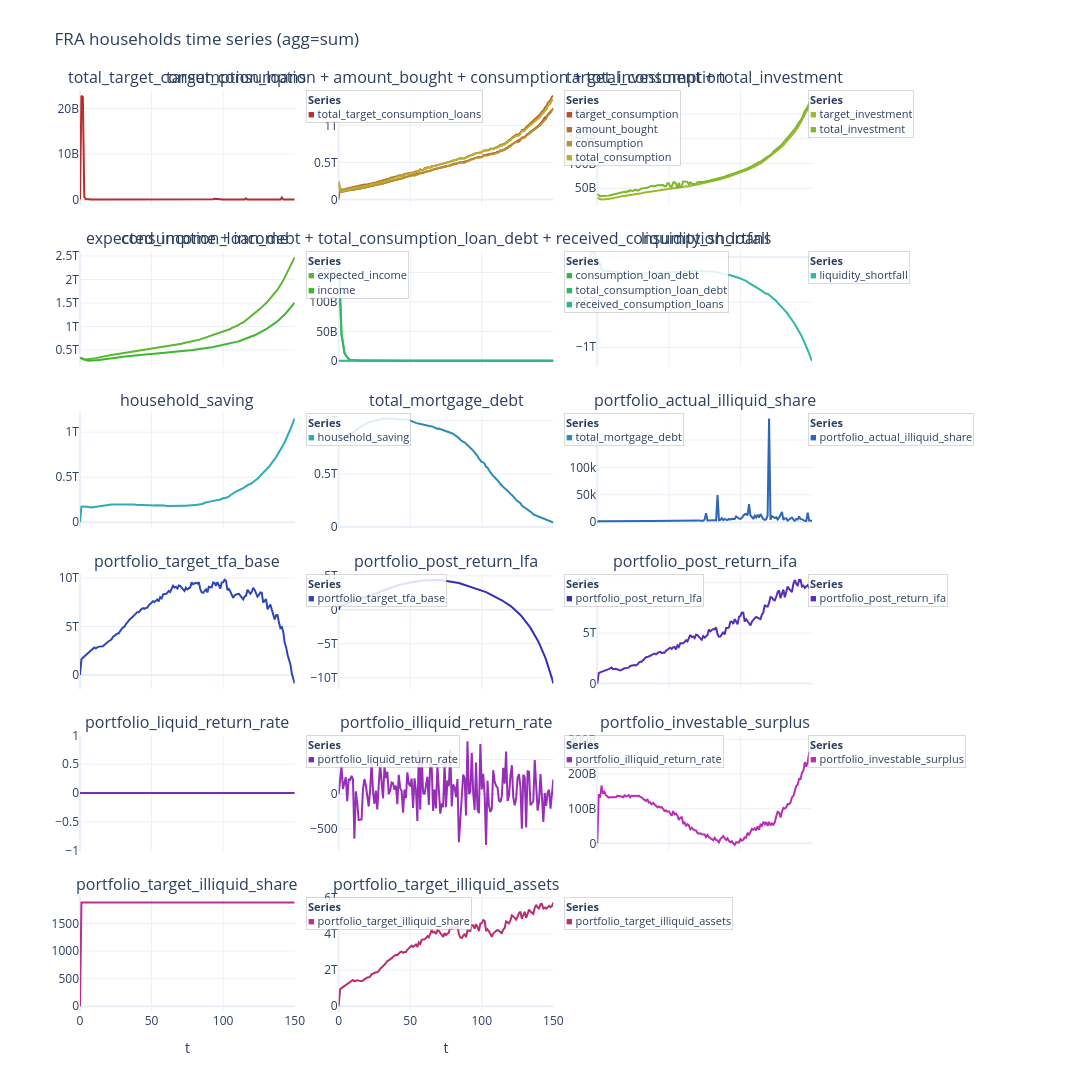

Source (notebook cell):
### Markdown cell above
### Exploratory household diagnostics

### Code cell
hh_vars = [
    'total_target_consumption_loans',
    [
        'target_consumption',
        'amount_bought',
        'consumption',
        'total_consumption',
    ],
    [
        'target_investment',
        'total_investment'],
    [
        'expected_income',
        'income',
    ],
    [   'consumption_loan_debt',
        'total_consumption_loan_debt',
        'received_consumption_loans'
    ],
    'liquidity_shortfall',
    'household_saving',
    'total_mortgage_debt',
    'portfolio_actual_illiquid_share',
    'portfolio_target_tfa_base',
    'portfolio_post_return_lfa',
    'portfolio_post_return_ifa',
    'portfolio_liquid_return_rate',
    'portfolio_illiquid_return_rate',
    'portfolio_investable_surplus',
    'portfolio_target_illiquid_share',
    'portfolio_target_illiquid_assets',
]


from src.visual_helpers import plot_agent_timeseries

fig = plot_agent_timeseries(
    model,
    "FRA",
    "households",
    hh_vars,
    # panel_titles=["Target vs bought"],
    agg="sum",          # or "mean"/"median"
    # no_cols=2,
    show_legend=True,
    show=False,
    base_height=300,
    base_width=600,
)

fig.show()

### Figure 1 — Plotly figure (JSON) as saved in the notebook; plotly's stock layout.template omitted (floating-point values rounded to 4 significant figures; data arrays with more than 128 entries replaced by an {"elided": "..."} marker saying what was removed)
{"data": [{"line": {"color": "hsl(0, 60%, 45%)", "width": 2}, "mode": "lines", "name": "total_target_consumption_loans", "showlegend": false, "type": "scatter", "x": {"elided": "151 int values"}, "xaxis": "x", "y": {"elided": "151 float values"}, "yaxis": "y"}, {"line": {"color": "hsl(14, 60%, 45%)", "width": 2}, "mode": "lines", "name": "target_consumption", "showlegend": false, "type": "scatter", "x": {"elided": "151 int values"}, "xaxis": "x2", "y": {"elided": "151 float values"}, "yaxis": "y2"}, {"line": {"color": "hsl(28, 60%, 45%)", "width": 2}, "mode": "lines", "name": "amount_bought", "showlegend": false, "type": "scatter", "x": {"elided": "151 int values"}, "xaxis": "x2", "y": {"elided": "151 float values"}, "yaxis": "y2"}, {"line": {"color": "hsl(43, 60%, 45%)", "width": 2}, "mode": "lines", "name": "consumption", "showlegend": false, "type": "scatter", "x": {"elided": "151 int values"}, "xaxis": "x2", "y": {"elided": "151 float values"}, "yaxis": "y2"}, {"line": {"color": "hsl(57, 60%, 45%)", "width": 2}, "mode": "lines", "name": "total_consumption", "showlegend": false, "type": "scatter", "x": {"elided": "151 int values"}, "xaxis": "x2", "y": {"elided": "151 float values"}, "yaxis": "y2"}, {"line": {"color": "hsl(71, 60%, 45%)", "width": 2}, "mode": "lines", "name": "target_investment", "showlegend": false, "type": "scatter", "x": {"elided": "151 int values"}, "xaxis": "x3", "y": {"elided": "151 float values"}, "yaxis": "y3"}, {"line": {"color": "hsl(86, 60%, 45%)", "width": 2}, "mode": "lines", "name": "total_investment", "showlegend": false, "type": "scatter", "x": {"elided": "151 int values"}, "xaxis": "x3", "y": {"elided": "151 float values"}, "yaxis": "y3"}, {"line": {"color": "hsl(100, 60%, 45%)", "width": 2}, "mode": "lines", "name": "expected_income", "showlegend": false, "type": "scatter", "x": {"elided": "151 int values"}, "xaxis": "x4", "y": {"elided": "151 float values"}, "yaxis": "y4"}, {"line": {"color": "hsl(114, 60%, 45%)", "width": 2}, "mode": "lines", "name": "income", "showlegend": false, "type": "scatter", "x": {"elided": "151 int values"}, "xaxis": "x4", "y": {"elided": "151 float values"}, "yaxis": "y4"}, {"line": {"color": "hsl(129, 60%, 45%)", "width": 2}, "mode": "lines", "name": "consumption_loan_debt", "showlegend": false, "type": "scatter", "x": {"elided": "151 int values"}, "xaxis": "x5", "y": {"elided": "151 float values"}, "yaxis": "y5"}, {"line": {"color": "hsl(143, 60%, 45%)", "width": 2}, "mode": "lines", "name": "total_consumption_loan_debt", "showlegend": false, "type": "scatter", "x": {"elided": "151 int values"}, "xaxis": "x5", "y": {"elided": "151 float values"}, "yaxis": "y5"}, {"line": {"color": "hsl(157, 60%, 45%)", "width": 2}, "mode": "lines", "name": "received_consumption_loans", "showlegend": false, "type": "scatter", "x": {"elided": "151 int values"}, "xaxis": "x5", "y": {"elided": "151 float values"}, "yaxis": "y5"}, {"line": {"color": "hsl(172, 60%, 45%)", "width": 2}, "mode": "lines", "name": "liquidity_shortfall", "showlegend": false, "type": "scatter", "x": {"elided": "151 int values"}, "xaxis": "x6", "y": {"elided": "151 float values"}, "yaxis": "y6"}, {"line": {"color": "hsl(186, 60%, 45%)", "width": 2}, "mode": "lines", "name": "household_saving", "showlegend": false, "type": "scatter", "x": {"elided": "151 int values"}, "xaxis": "x7", "y": {"elided": "151 float values"}, "yaxis": "y7"}, {"line": {"color": "hsl(200, 60%, 45%)", "width": 2}, "mode": "lines", "name": "total_mortgage_debt", "showlegend": false, "type": "scatter", "x": {"elided": "151 int values"}, "xaxis": "x8", "y": {"elided": "151 float values"}, "yaxis": "y8"}, {"line": {"color": "hsl(215, 60%, 45%)", "width": 2}, "mode": "lines", "name": "portfolio_actual_illiquid_share", "showlegend": false, "type": "scatter", "x": {"elided": "151 int values"}, "xaxis": "x9", "y": {"elided": "151 float values"}, "yaxis": "y9"}, {"line": {"color": "hsl(229, 60%, 45%)", "width": 2}, "mode": "lines", "name": "portfolio_target_tfa_base", "showlegend": false, "type": "scatter", "x": {"elided": "151 int values"}, "xaxis": "x10", "y": {"elided": "151 float values"}, "yaxis": "y10"}, {"line": {"color": "hsl(243, 60%, 45%)", "width": 2}, "mode": "lines", "name": "portfolio_post_return_lfa", "showlegend": false, "type": "scatter", "x": {"elided": "151 int values"}, "xaxis": "x11", "y": {"elided": "151 float values"}, "yaxis": "y11"}, {"line": {"color": "hsl(258, 60%, 45%)", "width": 2}, "mode": "lines", "name": "portfolio_post_return_ifa", "showlegend": false, "type": "scatter", "x": {"elided": "151 int values"}, "xaxis": "x12", "y": {"elided": "151 float values"}, "yaxis": "y12"}, {"line": {"color": "hsl(272, 60%, 45%)", "width": 2}, "mode": "lines", "name": "portfolio_liquid_return_rate", "showlegend": false, "type": "scatter", "x": {"elided": "151 int values"}, "xaxis": "x13", "y": {"elided": "151 int values"}, "yaxis": "y13"}, {"line": {"color": "hsl(286, 60%, 45%)", "width": 2}, "mode": "lines", "name": "portfolio_illiquid_return_rate", "showlegend": false, "type": "scatter", "x": {"elided": "151 int values"}, "xaxis": "x14", "y": {"elided": "151 float values"}, "yaxis": "y14"}, {"line": {"color": "hsl(301, 60%, 45%)", "width": 2}, "mode": "lines", "name": "portfolio_investable_surplus", "showlegend": false, "type": "scatter", "x": {"elided": "151 int values"}, "xaxis": "x15", "y": {"elided": "151 float values"}, "yaxis": "y15"}, {"line": {"color": "hsl(315, 60%, 45%)", "width": 2}, "mode": "lines", "name": "portfolio_target_illiquid_share", "showlegend": false, "type": "scatter", "x": {"elided": "151 int values"}, "xaxis": "x16", "y": {"elided": "151 float values"}, "yaxis": "y16"}, {"line": {"color": "hsl(330, 60%, 45%)", "width": 2}, "mode": "lines", "name": "portfolio_target_illiquid_assets", "showlegend": false, "type": "scatter", "x": {"elided": "151 int values"}, "xaxis": "x17", "y": {"elided": "151 float values"}, "yaxis": "y17"}], "layout": {"annotations": [{"font": {"size": 16}, "showarrow": false, "text": "total_target_consumption_loans", "x": 0.1467, "xanchor": "center", "xref": "paper", "y": 1, "yanchor": "bottom", "yref": "paper"}, {"font": {"size": 16}, "showarrow": false, "text": "target_consumption + amount_bought + consumption + total_consumption", "x": 0.5, "xanchor": "center", "xref": "paper", "y": 1, "yanchor": "bottom", "yref": "paper"}, {"font": {"size": 16}, "showarrow": false, "text": "target_investment + total_investment", "x": 0.8533, "xanchor": "center", "xref": "paper", "y": 1, "yanchor": "bottom", "yref": "paper"}, {"font": {"size": 16}, "showarrow": false, "text": "expected_income + income", "x": 0.1467, "xanchor": "center", "xref": "paper", "y": 0.825, "yanchor": "bottom", "yref": "paper"}, {"font": {"size": 16}, "showarrow": false, "text": "consumption_loan_debt + total_consumption_loan_debt + received_consumption_loans", "x": 0.5, "xanchor": "center", "xref": "paper", "y": 0.825, "yanchor": "bottom", "yref": "paper"}, {"font": {"size": 16}, "showarrow": false, "text": "liquidity_shortfall", "x": 0.8533, "xanchor": "center", "xref": "paper", "y": 0.825, "yanchor": "bottom", "yref": "paper"}, {"font": {"size": 16}, "showarrow": false, "text": "household_saving", "x": 0.1467, "xanchor": "center", "xref": "paper", "y": 0.65, "yanchor": "bottom", "yref": "paper"}, {"font": {"size": 16}, "showarrow": false, "text": "total_mortgage_debt", "x": 0.5, "xanchor": "center", "xref": "paper", "y": 0.65, "yanchor": "bottom", "yref": "paper"}, {"font": {"size": 16}, "showarrow": false, "text": "portfolio_actual_illiquid_share", "x": 0.8533, "xanchor": "center", "xref": "paper", "y": 0.65, "yanchor": "bottom", "yref": "paper"}, {"font": {"size": 16}, "showarrow": false, "text": "portfolio_target_tfa_base", "x": 0.1467, "xanchor": "center", "xref": "paper", "y": 0.475, "yanchor": "bottom", "yref": "paper"}, {"font": {"size": 16}, "showarrow": false, "text": "portfolio_post_return_lfa", "x": 0.5, "xanchor": "center", "xref": "paper", "y": 0.475, "yanchor": "bottom", "yref": "paper"}, {"font": {"size": 16}, "showarrow": false, "text": "portfolio_post_return_ifa", "x": 0.8533, "xanchor": "center", "xref": "paper", "y": 0.475, "yanchor": "bottom", "yref": "paper"}, {"font": {"size": 16}, "showarrow": false, "text": "portfolio_liquid_return_rate", "x": 0.1467, "xanchor": "center", "xref": "paper", "y": 0.3, "yanchor": "bottom", "yref": "paper"}, {"font": {"size": 16}, "showarrow": false, "text": "portfolio_illiquid_return_rate", "x": 0.5, "xanchor": "center", "xref": "paper", "y": 0.3, "yanchor": "bottom", "yref": "paper"}, {"font": {"size": 16}, "showarrow": false, "text": "portfolio_investable_surplus", "x": 0.8533, "xanchor": "center", "xref": "paper", "y": 0.3, "yanchor": "bottom", "yref": "paper"}, {"font": {"size": 16}, "showarrow": false, "text": "portfolio_target_illiquid_share", "x": 0.1467, "xanchor": "center", "xref": "paper", "y": 0.125, "yanchor": "bottom", "yref": "paper"}, {"font": {"size": 16}, "showarrow": false, "text": "portfolio_target_illiquid_assets", "x": 0.5, "xanchor": "center", "xref": "paper", "y": 0.125, "yanchor": "bottom", "yref": "paper"}, {"align": "left", "bgcolor": "rgba(255,255,255,0.85)", "bordercolor": "rgba(0,0,0,0.15)", "borderwidth": 1, "font": {"size": 11}, "showarrow": false, "text": "<b>Series</b><br><span style=\"color:hsl(0, 60%, 45%);\">■</span> total_target_consumption_loans", "x": 0.3083, "xanchor": "left", "xref": "paper", "y": 1, "yanchor": "top", "yref": "paper"}, {"align": "left", "bgcolor": "rgba(255,255,255,0.85)", "bordercolor": "rgba(0,0,0,0.15)", "borderwidth": 1, "font": {"size": 11}, "showarrow": false, "text": "<b>Series</b><br><span style=\"color:hsl(14, 60%, 45%);\">■</span> target_consumption<br><span style=\"color:hsl(28, 60%, 45%);\">■</span> amount_bought<br><span style=\"color:hsl(43, 60%, 45%);\">■</span> consumption<br><span style=\"color:hsl(57, 60%, 45%);\">■</span> total_consumption", "x": 0.6617, "xanchor": "left", "xref": "paper", "y": 1, "yanchor": "top", "yref": "paper"}, {"align": "left", "bgcolor": "rgba(255,255,255,0.85)", "bordercolor": "rgba(0,0,0,0.15)", "borderwidth": 1, "font": {"size": 11}, "showarrow": false, "text": "<b>Series</b><br><span style=\"color:hsl(71, 60%, 45%);\">■</span> target_investment<br><span style=\"color:hsl(86, 60%, 45%);\">■</span> total_investment", "x": 0.995, "xanchor": "left", "xref": "paper", "y": 1, "yanchor": "top", "yref": "paper"}, {"align": "left", "bgcolor": "rgba(255,255,255,0.85)", "bordercolor": "rgba(0,0,0,0.15)", "borderwidth": 1, "font": {"size": 11}, "showarrow": false, "text": "<b>Series</b><br><span style=\"color:hsl(100, 60%, 45%);\">■</span> expected_income<br><span style=\"color:hsl(114, 60%, 45%);\">■</span> income", "x": 0.3083, "xanchor": "left", "xref": "paper", "y": 0.825, "yanchor": "top", "yref": "paper"}, {"align": "left", "bgcolor": "rgba(255,255,255,0.85)", "bordercolor": "rgba(0,0,0,0.15)", "borderwidth": 1, "font": {"size": 11}, "showarrow": false, "text": "<b>Series</b><br><span style=\"color:hsl(129, 60%, 45%);\">■</span> consumption_loan_debt<br><span style=\"color:hsl(143, 60%, 45%);\">■</span> total_consumption_loan_debt<br><span style=\"color:hsl(157, 60%, 45%);\">■</span> received_consumption_loans", "x": 0.6617, "xanchor": "left", "xref": "paper", "y": 0.825, "yanchor": "top", "yref": "paper"}, {"align": "left", "bgcolor": "rgba(255,255,255,0.85)", "bordercolor": "rgba(0,0,0,0.15)", "borderwidth": 1, "font": {"size": 11}, "showarrow": false, "text": "<b>Series</b><br><span style=\"color:hsl(172, 60%, 45%);\">■</span> liquidity_shortfall", "x": 0.995, "xanchor": "left", "xref": "paper", "y": 0.825, "yanchor": "top", "yref": "paper"}, {"align": "left", "bgcolor": "rgba(255,255,255,0.85)", "bordercolor": "rgba(0,0,0,0.15)", "borderwidth": 1, "font": {"size": 11}, "showarrow": false, "text": "<b>Series</b><br><span style=\"color:hsl(186, 60%, 45%);\">■</span> household_saving", "x": 0.3083, "xanchor": "left", "xref": "paper", "y": 0.65, "yanchor": "top", "yref": "paper"}, {"align": "left", "bgcolor": "rgba(255,255,255,0.85)", "bordercolor": "rgba(0,0,0,0.15)", "borderwidth": 1, "font": {"size": 11}, "showarrow": false, "text": "<b>Series</b><br><span style=\"color:hsl(200, 60%, 45%);\">■</span> total_mortgage_debt", "x": 0.6617, "xanchor": "left", "xref": "paper", "y": 0.65, "yanchor": "top", "yref": "paper"}, {"align": "left", "bgcolor": "rgba(255,255,255,0.85)", "bordercolor": "rgba(0,0,0,0.15)", "borderwidth": 1, "font": {"size": 11}, "showarrow": false, "text": "<b>Series</b><br><span style=\"color:hsl(215, 60%, 45%);\">■</span> portfolio_actual_illiquid_share", "x": 0.995, "xanchor": "left", "xref": "paper", "y": 0.65, "yanchor": "top", "yref": "paper"}, {"align": "left", "bgcolor": "rgba(255,255,255,0.85)", "bordercolor": "rgba(0,0,0,0.15)", "borderwidth": 1, "font": {"size": 11}, "showarrow": false, "text": "<b>Series</b><br><span style=\"color:hsl(229, 60%, 45%);\">■</span> portfolio_target_tfa_base", "x": 0.3083, "xanchor": "left", "xref": "paper", "y": 0.475, "yanchor": "top", "yref": "paper"}, {"align": "left", "bgcolor": "rgba(255,255,255,0.85)", "bordercolor": "rgba(0,0,0,0.15)", "borderwidth": 1, "font": {"size": 11}, "showarrow": false, "text": "<b>Series</b><br><span style=\"color:hsl(243, 60%, 45%);\">■</span> portfolio_post_return_lfa", "x": 0.6617, "xanchor": "left", "xref": "paper", "y": 0.475, "yanchor": "top", "yref": "paper"}, {"align": "left", "bgcolor": "rgba(255,255,255,0.85)", "bordercolor": "rgba(0,0,0,0.15)", "borderwidth": 1, "font": {"size": 11}, "showarrow": false, "text": "<b>Series</b><br><span style=\"color:hsl(258, 60%, 45%);\">■</span> portfolio_post_return_ifa", "x": 0.995, "xanchor": "left", "xref": "paper", "y": 0.475, "yanchor": "top", "yref": "paper"}, {"align": "left", "bgcolor": "rgba(255,255,255,0.85)", "bordercolor": "rgba(0,0,0,0.15)", "borderwidth": 1, "font": {"size": 11}, "showarrow": false, "text": "<b>Series</b><br><span style=\"color:hsl(272, 60%, 45%);\">■</span> portfolio_liquid_return_rate", "x": 0.3083, "xanchor": "left", "xref": "paper", "y": 0.3, "yanchor": "top", "yref": "paper"}, {"align": "left", "bgcolor": "rgba(255,255,255,0.85)", "bordercolor": "rgba(0,0,0,0.15)", "borderwidth": 1, "font": {"size": 11}, "showarrow": false, "text": "<b>Series</b><br><span style=\"color:hsl(286, 60%, 45%);\">■</span> portfolio_illiquid_return_rate", "x": 0.6617, "xanchor": "left", "xref": "paper", "y": 0.3, "yanchor": "top", "yref": "paper"}, {"align": "left", "bgcolor": "rgba(255,255,255,0.85)", "bordercolor": "rgba(0,0,0,0.15)", "borderwidth": 1, "font": {"size": 11}, "showarrow": false, "text": "<b>Series</b><br><span style=\"color:hsl(301, 60%, 45%);\">■</span> portfolio_investable_surplus", "x": 0.995, "xanchor": "left", "xref": "paper", "y": 0.3, "yanchor": "top", "yref": "paper"}, {"align": "left", "bgcolor": "rgba(255,255,255,0.85)", "bordercolor": "rgba(0,0,0,0.15)", "borderwidth": 1, "font": {"size": 11}, "showarrow": false, "text": "<b>Series</b><br><span style=\"color:hsl(315, 60%, 45%);\">■</span> portfolio_target_illiquid_share", "x": 0.3083, "xanchor": "left", "xref": "paper", "y": 0.125, "yanchor": "top", "yref": "paper"}, {"align": "left", "bgcolor": "rgba(255,255,255,0.85)", "bordercolor": "rgba(0,0,0,0.15)", "borderwidth": 1, "font": {"size": 11}, "showarrow": false, "text": "<b>Series</b><br><span style=\"color:hsl(330, 60%, 45%);\">■</span> portfolio_target_illiquid_assets", "x": 0.6617, "xanchor": "left", "xref": "paper", "y": 0.125, "yanchor": "top", "yref": "paper"}], "height": 1800, "hovermode": "x unified", "legend": {}, "margin": {"r": 280, "t": 90}, "title": {"text": "FRA households time series (agg=sum)"}, "width": 1800, "xaxis": {"anchor": "y", "domain": [0, 0.2933], "matches": "x16", "showticklabels": false}, "xaxis10": {"anchor": "y10", "domain": [0, 0.2933], "matches": "x16", "showticklabels": false}, "xaxis11": {"anchor": "y11", "domain": [0.3533, 0.6467], "matches": "x17", "showticklabels": false}, "xaxis12": {"anchor": "y12", "domain": [0.7067, 1], "matches": "x18", "showticklabels": false}, "xaxis13": {"anchor": "y13", "domain": [0, 0.2933], "matches": "x16", "showticklabels": false}, "xaxis14": {"anchor": "y14", "domain": [0.3533, 0.6467], "matches": "x17", "showticklabels": false}, "xaxis15": {"anchor": "y15", "domain": [0.7067, 1], "matches": "x18", "showticklabels": false}, "xaxis16": {"anchor": "y16", "domain": [0, 0.2933], "title": {"text": "t"}}, "xaxis17": {"anchor": "y17", "domain": [0.3533, 0.6467], "title": {"text": "t"}}, "xaxis18": {"anchor": "y18", "domain": [0.7067, 1], "title": {"text": "t"}}, "xaxis2": {"anchor": "y2", "domain": [0.3533, 0.6467], "matches": "x17", "showticklabels": false}, "xaxis3": {"anchor": "y3", "domain": [0.7067, 1], "matches": "x18", "showticklabels": false}, "xaxis4": {"anchor": "y4", "domain": [0, 0.2933], "matches": "x16", "showticklabels": false}, "xaxis5": {"anchor": "y5", "domain": [0.3533, 0.6467], "matches": "x17", "showticklabels": false}, "xaxis6": {"anchor": "y6", "domain": [0.7067, 1], "matches": "x18", "showticklabels": false}, "xaxis7": {"anchor": "y7", "domain": [0, 0.2933], "matches": "x16", "showticklabels": false}, "xaxis8": {"anchor": "y8", "domain": [0.3533, 0.6467], "matches": "x17", "showticklabels": false}, "xaxis9": {"anchor": "y9", "domain": [0.7067, 1], "matches": "x18", "showticklabels": false}, "yaxis": {"anchor": "x", "domain": [0.875, 1]}, "yaxis10": {"anchor": "x10", "domain": [0.35, 0.475]}, "yaxis11": {"anchor": "x11", "domain": [0.35, 0.475]}, "yaxis12": {"anchor": "x12", "domain": [0.35, 0.475]}, "yaxis13": {"anchor": "x13", "domain": [0.175, 0.3]}, "yaxis14": {"anchor": "x14", "domain": [0.175, 0.3]}, "yaxis15": {"anchor": "x15", "domain": [0.175, 0.3]}, "yaxis16": {"anchor": "x16", "domain": [0, 0.125]}, "yaxis17": {"anchor": "x17", "domain": [0, 0.125]}, "yaxis18": {"anchor": "x18", "domain": [0, 0.125]}, "yaxis2": {"anchor": "x2", "domain": [0.875, 1]}, "yaxis3": {"anchor": "x3", "domain": [0.875, 1]}, "yaxis4": {"anchor": "x4", "domain": [0.7, 0.825]}, "yaxis5": {"anchor": "x5", "domain": [0.7, 0.825]}, "yaxis6": {"anchor": "x6", "domain": [0.7, 0.825]}, "yaxis7": {"anchor": "x7", "domain": [0.525, 0.65]}, "yaxis8": {"anchor": "x8", "domain": [0.525, 0.65]}, "yaxis9": {"anchor": "x9", "domain": [0.525, 0.65]}}}
